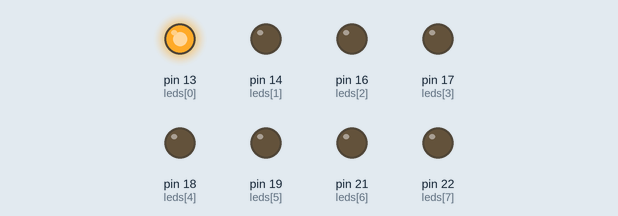
Bench run of a sketch on a simulated Arduino Mega 2560, built with avr-gcc and run on an emulated ATmega2560. Parts: output pins drawn as LEDs (lit = HIGH).

Above: at 0.2 s.
At 1.2 s:
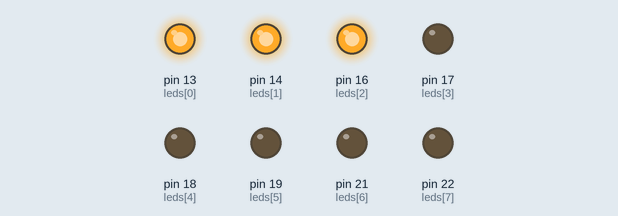
At 2.2 s:
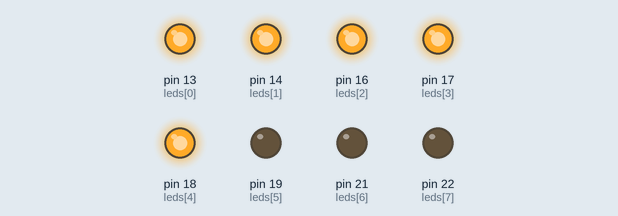
At 4.7 s:
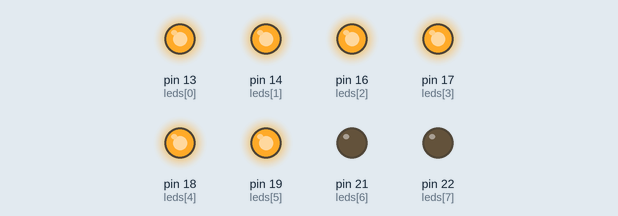
At 6.7 s:
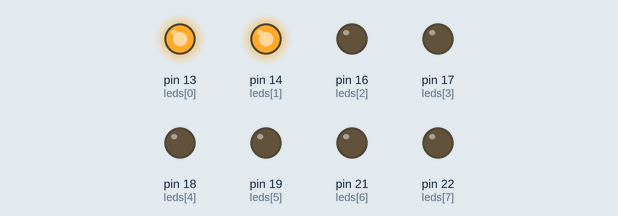
At 9.7 s:
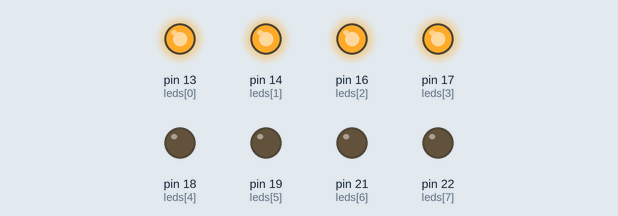
Timing chart, 0 to 10.4 s (numbered marks = the images above):
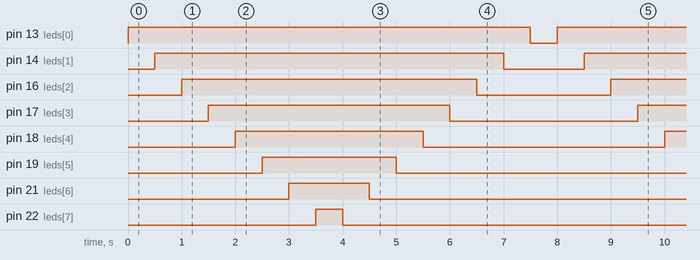

Measured:
- by itself, pin 13 (leds[0]): alternates HIGH for 7.5 s and LOW for 0.50 s
- by itself, pin 14 (leds[1]): alternates HIGH for 6.5 s and LOW for 1.5 s
- by itself, pin 16 (leds[2]): alternates HIGH for 5.5 s and LOW for 2.5 s
- by itself, pin 17 (leds[3]): alternates HIGH for 4.5 s and LOW for 3.5 s
- by itself, pin 18 (leds[4]): alternates HIGH for 3.5 s and LOW for 4.5 s
- by itself, pin 19 (leds[5]): alternates HIGH for 2.5 s and LOW for 5.5 s
- by itself, pin 21 (leds[6]): alternates HIGH for 1.5 s and LOW for 6.5 s
- by itself, pin 22 (leds[7]): alternates HIGH for 0.50 s and LOW for 7.5 s

The sketch:

led_sequential_control.ino
```cpp
int leds[] = {13, 14, 16, 17, 18, 19, 21, 22};

void setup() {
  for (int i = 0; i < 8; i++)
    pinMode(leds[i], OUTPUT);
}

void loop() {
  for (int i = 0; i < 8; i++) {
    digitalWrite(leds[i], HIGH);
    delay(500);
  }

  for (int i = 7; i >= 0; i--) {
    digitalWrite(leds[i], LOW);
    delay(500);
  }
}
```
